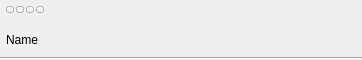
<?xml version="1.0" encoding="UTF-8"?>
<ui version="4.0">
 <class>TreeElement_Group</class>
 <widget class="QWidget" name="TreeElement_Group">
  <property name="geometry">
   <rect>
    <x>0</x>
    <y>0</y>
    <width>362</width>
    <height>60</height>
   </rect>
  </property>
  <property name="sizePolicy">
   <sizepolicy hsizetype="Preferred" vsizetype="Fixed">
    <horstretch>0</horstretch>
    <verstretch>0</verstretch>
   </sizepolicy>
  </property>
  <property name="contextMenuPolicy">
   <enum>Qt::NoContextMenu</enum>
  </property>
  <layout class="QHBoxLayout" name="horizontalLayout_4">
   <property name="spacing">
    <number>0</number>
   </property>
   <property name="leftMargin">
    <number>0</number>
   </property>
   <property name="topMargin">
    <number>0</number>
   </property>
   <property name="rightMargin">
    <number>0</number>
   </property>
   <property name="bottomMargin">
    <number>0</number>
   </property>
   <item>
    <widget class="QWidget" name="m_BackLayer" native="true">
     <property name="sizePolicy">
      <sizepolicy hsizetype="Expanding" vsizetype="Expanding">
       <horstretch>0</horstretch>
       <verstretch>0</verstretch>
      </sizepolicy>
     </property>
     <property name="windowTitle">
      <string notr="true"/>
     </property>
     <layout class="QGridLayout" name="gridLayout">
      <property name="leftMargin">
       <number>0</number>
      </property>
      <property name="topMargin">
       <number>0</number>
      </property>
      <property name="rightMargin">
       <number>0</number>
      </property>
      <property name="bottomMargin">
       <number>0</number>
      </property>
      <property name="spacing">
       <number>0</number>
      </property>
      <item row="0" column="0">
       <layout class="QHBoxLayout" name="horizontalLayout_2">
        <property name="spacing">
         <number>0</number>
        </property>
        <property name="sizeConstraint">
         <enum>QLayout::SetDefaultConstraint</enum>
        </property>
        <property name="leftMargin">
         <number>2</number>
        </property>
        <property name="topMargin">
         <number>1</number>
        </property>
        <property name="rightMargin">
         <number>2</number>
        </property>
        <property name="bottomMargin">
         <number>0</number>
        </property>
        <item>
         <spacer name="horizontalSpacer">
          <property name="orientation">
           <enum>Qt::Horizontal</enum>
          </property>
          <property name="sizeType">
           <enum>QSizePolicy::Fixed</enum>
          </property>
          <property name="sizeHint" stdset="0">
           <size>
            <width>0</width>
            <height>20</height>
           </size>
          </property>
         </spacer>
        </item>
        <item alignment="Qt::AlignVCenter">
         <widget class="CLogoView" name="m_Logo" native="true">
          <property name="sizePolicy">
           <sizepolicy hsizetype="Fixed" vsizetype="Expanding">
            <horstretch>0</horstretch>
            <verstretch>0</verstretch>
           </sizepolicy>
          </property>
          <property name="baseSize">
           <size>
            <width>0</width>
            <height>0</height>
           </size>
          </property>
         </widget>
        </item>
       </layout>
      </item>
      <item row="0" column="1">
       <widget class="QWidget" name="m_Cursor" native="true">
        <layout class="QHBoxLayout" name="horizontalLayout_3">
         <property name="spacing">
          <number>0</number>
         </property>
         <property name="leftMargin">
          <number>2</number>
         </property>
         <property name="topMargin">
          <number>0</number>
         </property>
         <property name="rightMargin">
          <number>2</number>
         </property>
         <property name="bottomMargin">
          <number>0</number>
         </property>
         <item>
          <layout class="QHBoxLayout" name="horizontalLayout">
           <property name="spacing">
            <number>4</number>
           </property>
           <property name="sizeConstraint">
            <enum>QLayout::SetDefaultConstraint</enum>
           </property>
           <property name="leftMargin">
            <number>0</number>
           </property>
           <item>
            <layout class="QVBoxLayout" name="verticalLayout" stretch="0,100">
             <property name="spacing">
              <number>2</number>
             </property>
             <item>
              <widget class="QWidget" name="m_ExtButtonContainer" native="true">
               <property name="sizePolicy">
                <sizepolicy hsizetype="Minimum" vsizetype="Minimum">
                 <horstretch>0</horstretch>
                 <verstretch>0</verstretch>
                </sizepolicy>
               </property>
               <layout class="QHBoxLayout" name="horizontalLayout_5">
                <property name="spacing">
                 <number>2</number>
                </property>
                <property name="leftMargin">
                 <number>0</number>
                </property>
                <property name="topMargin">
                 <number>0</number>
                </property>
                <property name="rightMargin">
                 <number>2</number>
                </property>
                <property name="bottomMargin">
                 <number>0</number>
                </property>
                <item alignment="Qt::AlignLeft">
                 <widget class="CSkinButton" name="m_ExtButton1">
                  <property name="focusPolicy">
                   <enum>Qt::NoFocus</enum>
                  </property>
                  <property name="text">
                   <string notr="true"/>
                  </property>
                  <property name="iconSize">
                   <size>
                    <width>0</width>
                    <height>0</height>
                   </size>
                  </property>
                  <property name="checkable">
                   <bool>false</bool>
                  </property>
                 </widget>
                </item>
                <item alignment="Qt::AlignLeft">
                 <widget class="CSkinButton" name="m_ExtButton2">
                  <property name="focusPolicy">
                   <enum>Qt::NoFocus</enum>
                  </property>
                  <property name="text">
                   <string notr="true"/>
                  </property>
                  <property name="iconSize">
                   <size>
                    <width>0</width>
                    <height>0</height>
                   </size>
                  </property>
                  <property name="checkable">
                   <bool>false</bool>
                  </property>
                 </widget>
                </item>
                <item alignment="Qt::AlignLeft">
                 <widget class="CSkinButton" name="m_ExtButton3">
                  <property name="focusPolicy">
                   <enum>Qt::NoFocus</enum>
                  </property>
                  <property name="text">
                   <string notr="true"/>
                  </property>
                  <property name="iconSize">
                   <size>
                    <width>0</width>
                    <height>0</height>
                   </size>
                  </property>
                  <property name="checkable">
                   <bool>false</bool>
                  </property>
                 </widget>
                </item>
                <item alignment="Qt::AlignLeft">
                 <widget class="CSkinButton" name="m_ExtButton4">
                  <property name="focusPolicy">
                   <enum>Qt::NoFocus</enum>
                  </property>
                  <property name="text">
                   <string notr="true"/>
                  </property>
                  <property name="iconSize">
                   <size>
                    <width>0</width>
                    <height>0</height>
                   </size>
                  </property>
                  <property name="checkable">
                   <bool>false</bool>
                  </property>
                 </widget>
                </item>
                <item>
                 <spacer name="horizontalSpacer_2">
                  <property name="orientation">
                   <enum>Qt::Horizontal</enum>
                  </property>
                  <property name="sizeHint" stdset="0">
                   <size>
                    <width>40</width>
                    <height>20</height>
                   </size>
                  </property>
                 </spacer>
                </item>
               </layout>
              </widget>
             </item>
             <item alignment="Qt::AlignLeft">
              <widget class="CSkinOneLineText" name="m_Name">
               <property name="sizePolicy">
                <sizepolicy hsizetype="Minimum" vsizetype="Expanding">
                 <horstretch>0</horstretch>
                 <verstretch>0</verstretch>
                </sizepolicy>
               </property>
               <property name="text">
                <string>Name</string>
               </property>
               <property name="alignment">
                <set>Qt::AlignLeading|Qt::AlignLeft|Qt::AlignVCenter</set>
               </property>
               <property name="heightByContext" stdset="0">
                <bool>false</bool>
               </property>
               <property name="widthByContext" stdset="0">
                <bool>true</bool>
               </property>
               <property name="addheight" stdset="0">
                <number>3</number>
               </property>
              </widget>
             </item>
            </layout>
           </item>
           <item alignment="Qt::AlignRight">
            <widget class="CLogoView" name="m_Banner" native="true">
             <property name="sizePolicy">
              <sizepolicy hsizetype="MinimumExpanding" vsizetype="Expanding">
               <horstretch>0</horstretch>
               <verstretch>0</verstretch>
              </sizepolicy>
             </property>
             <property name="minimumSize">
              <size>
               <width>250</width>
               <height>0</height>
              </size>
             </property>
             <property name="contextMenuPolicy">
              <enum>Qt::NoContextMenu</enum>
             </property>
            </widget>
           </item>
          </layout>
         </item>
        </layout>
       </widget>
      </item>
      <item row="1" column="0" colspan="2">
       <widget class="Line" name="line">
        <property name="sizePolicy">
         <sizepolicy hsizetype="Expanding" vsizetype="Fixed">
          <horstretch>0</horstretch>
          <verstretch>0</verstretch>
         </sizepolicy>
        </property>
        <property name="minimumSize">
         <size>
          <width>0</width>
          <height>2</height>
         </size>
        </property>
        <property name="contextMenuPolicy">
         <enum>Qt::NoContextMenu</enum>
        </property>
        <property name="frameShadow">
         <enum>QFrame::Sunken</enum>
        </property>
        <property name="lineWidth">
         <number>1</number>
        </property>
        <property name="orientation">
         <enum>Qt::Horizontal</enum>
        </property>
       </widget>
      </item>
     </layout>
    </widget>
   </item>
  </layout>
 </widget>
 <customwidgets>
  <customwidget>
   <class>CSkinOneLineText</class>
   <extends>QLabel</extends>
   <header>skinonelinetext.h</header>
  </customwidget>
  <customwidget>
   <class>CSkinButton</class>
   <extends>QToolButton</extends>
   <header>skinbutton.h</header>
  </customwidget>
  <customwidget>
   <class>CLogoView</class>
   <extends>QWidget</extends>
   <header>logoview.h</header>
  </customwidget>
 </customwidgets>
 <resources/>
 <connections/>
</ui>
